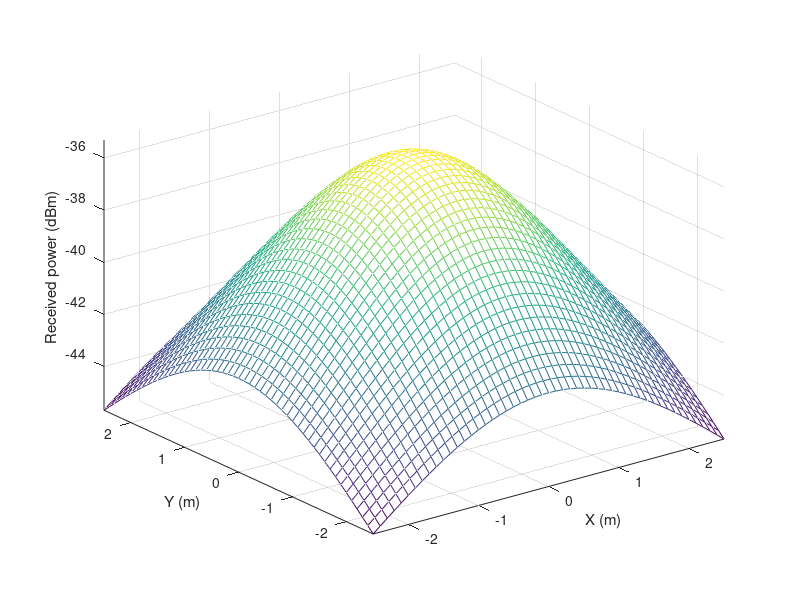

Source code (MATLAB):
theta=70;
% semi-angle at half power
m=-log10(2)/log10(cosd(theta));
%Lambertian order of emission
P_total=20;
%transmitted optical power by individual LED
Adet=1e-4;
%detector physical area of a PD
Ts=1;
%gain of an optical filter; ignore if no filter is used
index=1.5;
%refractive index of a lens at a PD; ignore if no lens is used
FOV=60*pi/180;
%FOV of a receiver
G_Con=(index^2)/sin(FOV);
%gain of an optical concentrator; ignore if no lens is used
lx=5; ly=5; lz=3;
% room dimension in metre
h=2.15;
%the distance between source and receiver plane
%[XT,YT]=meshgrid([−1.25 1.25],[−1.25 1.25]);
XT=0; YT=0;
% position of LED;
Nx=lx*10; Ny=ly*10;
% number of grid in the receiver plane
x=-lx/2:lx/Nx:lx/2;
y=-ly/2:ly/Ny:ly/2;
[XR,YR]=meshgrid(x,y);
% receiver plane grid
D1=sqrt((XR-XT(1,1)).^2+(YR-YT(1,1)).^2+h^2);
% distance vector from source 1
cosphi_A1=h./D1;
% angle vector
H_A1=(m+1)*Adet.*cosphi_A1.^(m+1)./(2*pi.*D1.^2);
% channel DC gain for source 1
P_rec=P_total.*H_A1.*Ts.*G_Con;
% received power from source 1;
P_rec_dBm=10*log10(P_rec);
meshc(x,y,P_rec_dBm);
xlabel('X (m)');
ylabel('Y (m)');
zlabel('Received power (dBm)');
axis([-lx/2 lx/2 -ly/2 ly/2 min(min(P_rec_dBm)) max(max(P_rec_dBm))]);